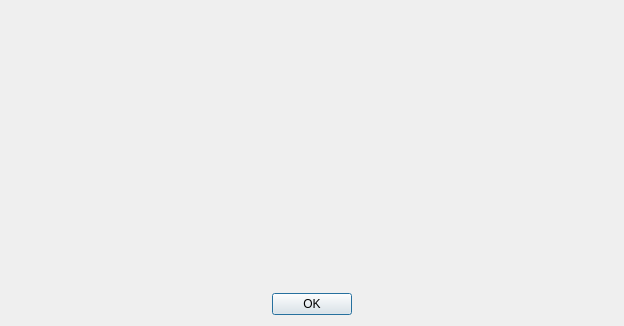
<?xml version="1.0" encoding="UTF-8"?>
<ui version="4.0">
 <class>KeyBoardHelp</class>
 <widget class="QDialog" name="KeyBoardHelp">
  <property name="geometry">
   <rect>
    <x>0</x>
    <y>0</y>
    <width>624</width>
    <height>326</height>
   </rect>
  </property>
  <property name="minimumSize">
   <size>
    <width>624</width>
    <height>326</height>
   </size>
  </property>
  <property name="maximumSize">
   <size>
    <width>624</width>
    <height>326</height>
   </size>
  </property>
  <property name="windowTitle">
   <string>Editor Keyboard Shortcuts</string>
  </property>
  <property name="windowIcon">
   <iconset resource="keyboardhelp.qrc">
    <normaloff>:/newPrefix/icons/keyboardicon.png</normaloff>:/newPrefix/icons/keyboardicon.png</iconset>
  </property>
  <property name="modal">
   <bool>true</bool>
  </property>
  <layout class="QVBoxLayout" name="verticalLayout_2">
   <item>
    <layout class="QVBoxLayout" name="verticalLayout">
     <item>
      <widget class="QLabel" name="label">
       <property name="text">
        <string/>
       </property>
       <property name="pixmap">
        <pixmap resource="keyboardhelp.qrc">:/newPrefix/icons/keyboard.png</pixmap>
       </property>
      </widget>
     </item>
    </layout>
   </item>
   <item>
    <widget class="QDialogButtonBox" name="buttonBox">
     <property name="orientation">
      <enum>Qt::Horizontal</enum>
     </property>
     <property name="standardButtons">
      <set>QDialogButtonBox::Ok</set>
     </property>
     <property name="centerButtons">
      <bool>true</bool>
     </property>
    </widget>
   </item>
  </layout>
 </widget>
 <resources>
  <include location="keyboardhelp.qrc"/>
 </resources>
 <connections>
  <connection>
   <sender>buttonBox</sender>
   <signal>accepted()</signal>
   <receiver>KeyBoardHelp</receiver>
   <slot>accept()</slot>
   <hints>
    <hint type="sourcelabel">
     <x>248</x>
     <y>254</y>
    </hint>
    <hint type="destinationlabel">
     <x>157</x>
     <y>274</y>
    </hint>
   </hints>
  </connection>
  <connection>
   <sender>buttonBox</sender>
   <signal>rejected()</signal>
   <receiver>KeyBoardHelp</receiver>
   <slot>reject()</slot>
   <hints>
    <hint type="sourcelabel">
     <x>316</x>
     <y>260</y>
    </hint>
    <hint type="destinationlabel">
     <x>286</x>
     <y>274</y>
    </hint>
   </hints>
  </connection>
 </connections>
</ui>
